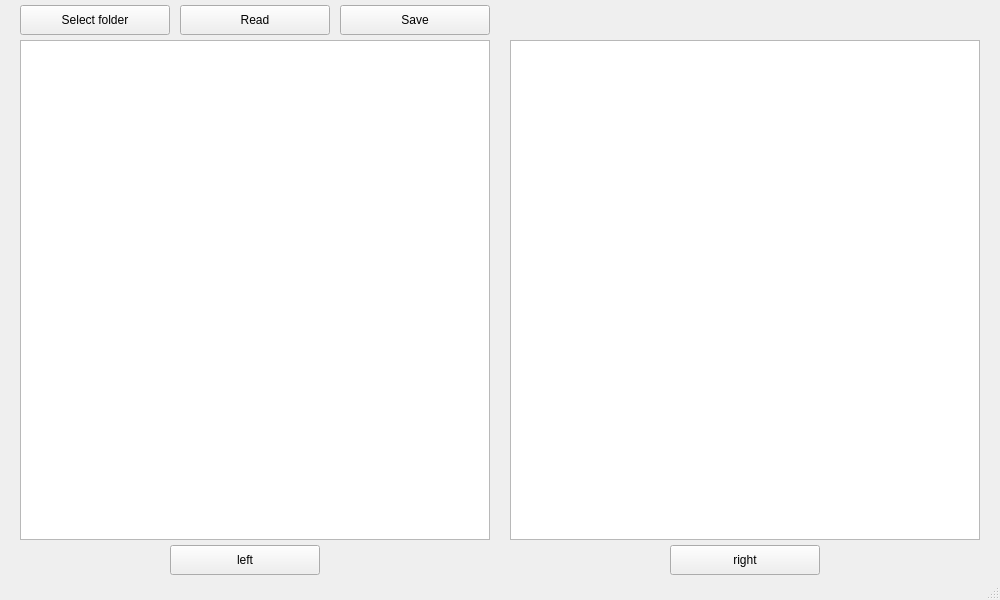
<?xml version="1.0" encoding="UTF-8"?>
<ui version="4.0">
 <class>MainWindow</class>
 <widget class="QMainWindow" name="MainWindow">
  <property name="enabled">
   <bool>true</bool>
  </property>
  <property name="geometry">
   <rect>
    <x>0</x>
    <y>0</y>
    <width>1000</width>
    <height>600</height>
   </rect>
  </property>
  <property name="windowTitle">
   <string>MainWindow</string>
  </property>
  <widget class="QWidget" name="centralwidget">
   <widget class="QGraphicsView" name="graphic_left">
    <property name="geometry">
     <rect>
      <x>20</x>
      <y>40</y>
      <width>470</width>
      <height>500</height>
     </rect>
    </property>
    <property name="cursor" stdset="0">
     <cursorShape>OpenHandCursor</cursorShape>
    </property>
   </widget>
   <widget class="QGraphicsView" name="graphic_right">
    <property name="geometry">
     <rect>
      <x>510</x>
      <y>40</y>
      <width>470</width>
      <height>500</height>
     </rect>
    </property>
    <property name="cursor" stdset="0">
     <cursorShape>OpenHandCursor</cursorShape>
    </property>
   </widget>
   <widget class="QToolButton" name="folderloader">
    <property name="geometry">
     <rect>
      <x>20</x>
      <y>5</y>
      <width>150</width>
      <height>30</height>
     </rect>
    </property>
    <property name="text">
     <string>Select folder</string>
    </property>
    <property name="popupMode">
     <enum>QToolButton::InstantPopup</enum>
    </property>
   </widget>
   <widget class="QToolButton" name="readbutton">
    <property name="geometry">
     <rect>
      <x>180</x>
      <y>5</y>
      <width>150</width>
      <height>30</height>
     </rect>
    </property>
    <property name="text">
     <string>Read</string>
    </property>
   </widget>
   <widget class="QToolButton" name="selectleft">
    <property name="geometry">
     <rect>
      <x>170</x>
      <y>545</y>
      <width>150</width>
      <height>30</height>
     </rect>
    </property>
    <property name="text">
     <string>left</string>
    </property>
   </widget>
   <widget class="QToolButton" name="selectright">
    <property name="geometry">
     <rect>
      <x>670</x>
      <y>545</y>
      <width>150</width>
      <height>30</height>
     </rect>
    </property>
    <property name="text">
     <string>right</string>
    </property>
   </widget>
   <widget class="QLabel" name="folderlabel">
    <property name="geometry">
     <rect>
      <x>510</x>
      <y>5</y>
      <width>300</width>
      <height>30</height>
     </rect>
    </property>
    <property name="text">
     <string/>
    </property>
   </widget>
   <widget class="QToolButton" name="savebutton">
    <property name="geometry">
     <rect>
      <x>340</x>
      <y>5</y>
      <width>150</width>
      <height>30</height>
     </rect>
    </property>
    <property name="text">
     <string>Save</string>
    </property>
   </widget>
   <widget class="QLabel" name="statuslabel">
    <property name="geometry">
     <rect>
      <x>830</x>
      <y>5</y>
      <width>150</width>
      <height>30</height>
     </rect>
    </property>
    <property name="text">
     <string/>
    </property>
   </widget>
  </widget>
  <widget class="QStatusBar" name="statusbar"/>
 </widget>
 <resources/>
 <connections/>
</ui>
